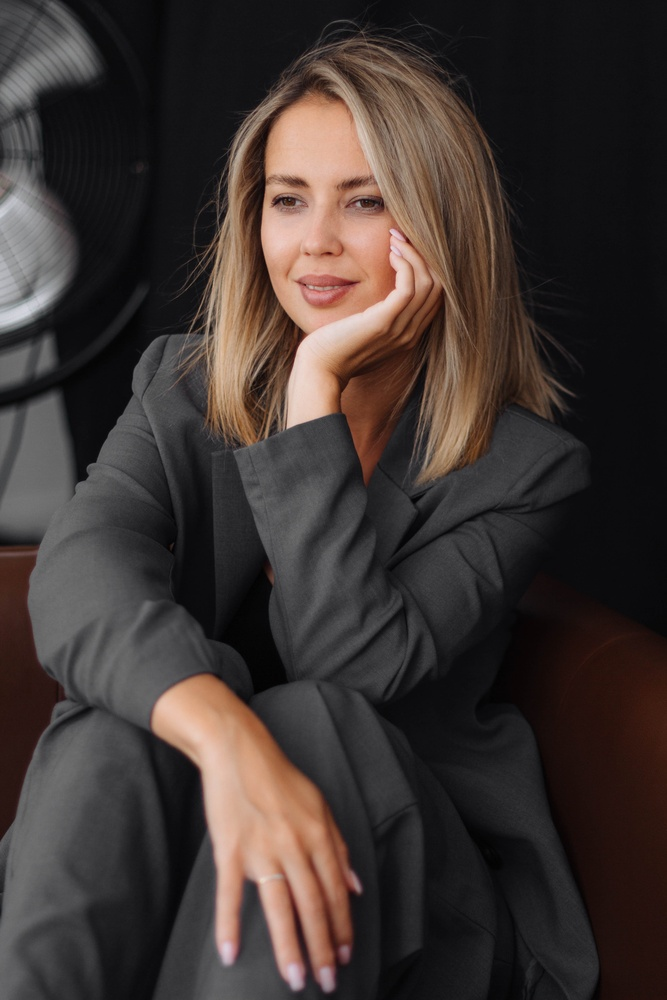
#> input picture SEM-III/ML/operations/faceDetection_Python/img4.jpg, 667 x 1000 px, shrunk from 3456 x 5184 before the run
$ python mouthDetection.py
#> lines starting #> are read from the running program, lines starting #| are printed output that depends on the picture
from matplotlib import pyplot as plt
import cv2

img = cv2.imread('img4.jpg')
#> img is the input picture: shape (1000, 667, 3); mean B, G, R 50.2, 53.3, 62.9

img = cv2.cvtColor(img, cv2.COLOR_RGB2BGR)
mouthClassifier = cv2.CascadeClassifier(
    cv2.data.haarcascades + "haarcascade_mcs_mouth.xml"
)

mouth = mouthClassifier.detectMultiScale(img, scaleFactor=1.3, minNeighbors=20, minSize=(40,40))
#> mouth = [[287, 267, 78, 47]]
for x,y,w,h in mouth:
    cv2.rectangle(img, (x,y), (x+w,y+h), (0,255,0), 20)
#> this loop made 1 pass
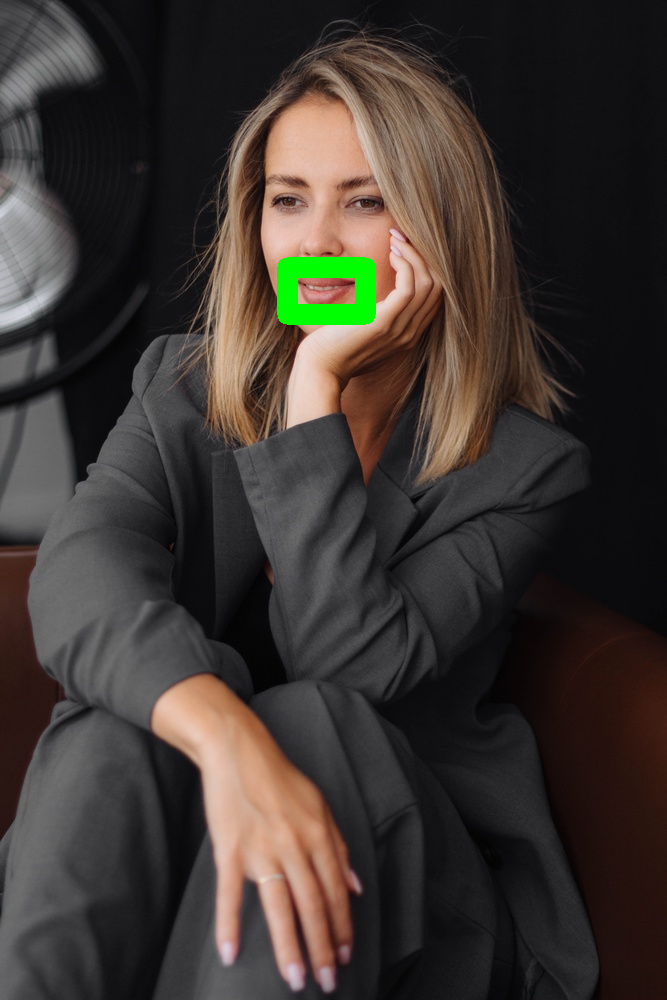
#> img: shape (1000, 667, 3); mean R, G, B 61.4, 54.1, 49.2

plt.imshow(img)
plt.show()
